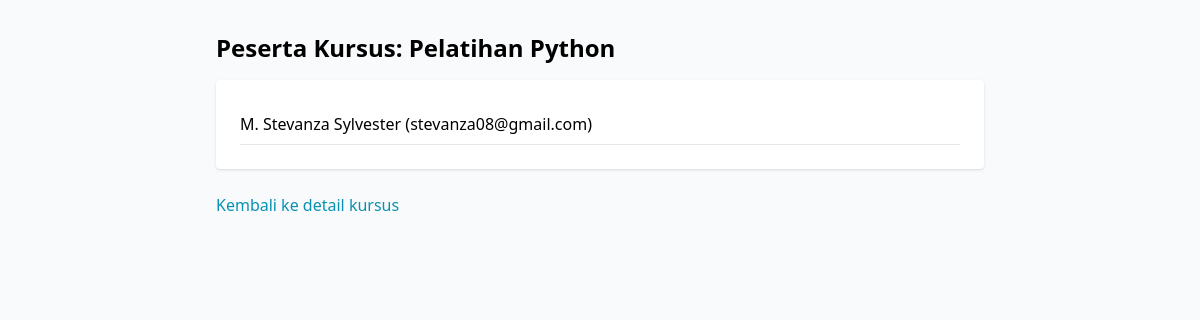
The page /courses/1/students/ (signed in) on the database as committed earlier.
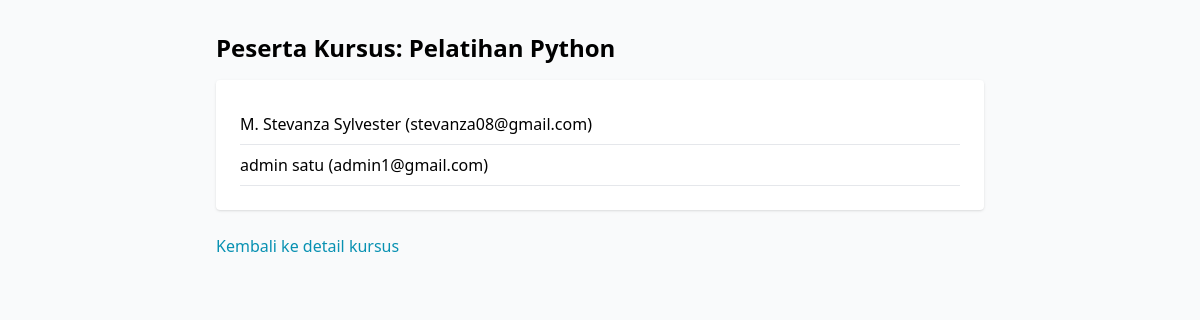
The same page on the database as committed later.
### accounts/models.py (models this page shows, shortened)
class User(AbstractUser):
    email = models.EmailField(_('email address'), unique=True)
    role = models.CharField(
        max_length=10,
        choices=UserRole.choices,
        default=UserRole.STUDENT,
    )
    USERNAME_FIELD = 'email'
    REQUIRED_FIELDS = ['username', 'first_name', 'last_name']

### courses/views.py (the view)
# urls.py: path('courses/<int:course_id>/students/', courses_views.course_enrolled_students, name='course_enrolled_students'),
@login_required
def course_enrolled_students(request, course_id):
    course = get_object_or_404(Course, id=course_id)
    enrollments = course.enrollments.select_related('student')
    students = [enrollment.student for enrollment in enrollments]
    return render(request, 'courses/course_enrolled_students.html', {
        'course': course,
        'students': students,
    })

### templates/courses/course_enrolled_students.html (shortened to what this page needs)
<!DOCTYPE html>
<html lang="en">
<head>
    <script src="https://cdn.tailwindcss.com"></script>
</head>
<body class="bg-gray-50">
    <div class="max-w-3xl mx-auto py-8">
        <h1 class="text-2xl font-bold mb-4">Peserta Kursus: {{ course.title }}</h1>
        <ul class="bg-white rounded shadow p-6">
            {% for student in students %}
                <li class="border-b py-2">
                    {{ student.get_full_name }} ({{ student.email }})
                </li>
            {% empty %}
                <li class="text-gray-500">Belum ada peserta yang mendaftar.</li>
            {% endfor %}
        </ul>
        <a href="{% url 'course_detail' course.id %}" class="inline-block mt-6 text-cyan-600 hover:underline">Kembali ke detail kursus</a>
    </div>
</body>
</html>

Rows that differ between the two databases and show on the page:
now on this page (row edited): User: get_full_name "admin satu", email "admin1@gmail.com"
